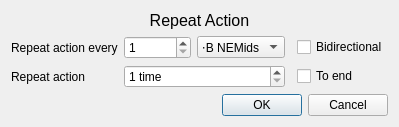
<?xml version="1.0" encoding="UTF-8"?>
<ui version="4.0">
 <class>Dialog</class>
 <widget class="QDialog" name="Dialog">
  <property name="geometry">
   <rect>
    <x>0</x>
    <y>0</y>
    <width>315</width>
    <height>121</height>
   </rect>
  </property>
  <property name="maximumSize">
   <size>
    <width>315</width>
    <height>130</height>
   </size>
  </property>
  <property name="windowTitle">
   <string>Repeat Action</string>
  </property>
  <layout class="QGridLayout" name="gridLayout">
   <item row="1" column="0">
    <widget class="QLabel" name="label_2">
     <property name="text">
      <string>Repeat action every</string>
     </property>
    </widget>
   </item>
   <item row="2" column="1">
    <widget class="QSpinBox" name="repeat_for">
     <property name="suffix">
      <string> time</string>
     </property>
     <property name="minimum">
      <number>1</number>
     </property>
     <property name="maximum">
      <number>99999</number>
     </property>
     <property name="value">
      <number>1</number>
     </property>
    </widget>
   </item>
   <item row="1" column="3">
    <widget class="QCheckBox" name="bidirectional">
     <property name="text">
      <string>Bidirectional</string>
     </property>
    </widget>
   </item>
   <item row="2" column="0">
    <widget class="QLabel" name="label_3">
     <property name="text">
      <string>Repeat action</string>
     </property>
    </widget>
   </item>
   <item row="0" column="0" colspan="4">
    <widget class="QLabel" name="label">
     <property name="maximumSize">
      <size>
       <width>16777215</width>
       <height>25</height>
      </size>
     </property>
     <property name="styleSheet">
      <string notr="true">font-size: 16px</string>
     </property>
     <property name="text">
      <string>Repeat Action</string>
     </property>
     <property name="alignment">
      <set>Qt::AlignCenter</set>
     </property>
    </widget>
   </item>
   <item row="3" column="0" colspan="4">
    <widget class="QDialogButtonBox" name="button_box">
     <property name="orientation">
      <enum>Qt::Horizontal</enum>
     </property>
     <property name="standardButtons">
      <set>QDialogButtonBox::Cancel|QDialogButtonBox::Ok</set>
     </property>
    </widget>
   </item>
   <item row="2" column="3">
    <widget class="QCheckBox" name="repeat_forever">
     <property name="text">
      <string>To end</string>
     </property>
    </widget>
   </item>
   <item row="1" column="1">
    <layout class="QHBoxLayout" name="horizontalLayout_2">
     <item>
      <widget class="QSpinBox" name="repeat_every">
       <property name="minimum">
        <number>1</number>
       </property>
       <property name="maximum">
        <number>999999</number>
       </property>
       <property name="value">
        <number>1</number>
       </property>
      </widget>
     </item>
     <item>
      <widget class="QComboBox" name="repeat_every_unit">
       <item>
        <property name="text">
         <string>⋅B NEMids</string>
        </property>
       </item>
       <item>
        <property name="text">
         <string>NEMids</string>
        </property>
       </item>
      </widget>
     </item>
    </layout>
   </item>
  </layout>
 </widget>
 <resources/>
 <connections>
  <connection>
   <sender>button_box</sender>
   <signal>accepted()</signal>
   <receiver>Dialog</receiver>
   <slot>accept()</slot>
   <hints>
    <hint type="sourcelabel">
     <x>248</x>
     <y>254</y>
    </hint>
    <hint type="destinationlabel">
     <x>157</x>
     <y>274</y>
    </hint>
   </hints>
  </connection>
  <connection>
   <sender>button_box</sender>
   <signal>rejected()</signal>
   <receiver>Dialog</receiver>
   <slot>reject()</slot>
   <hints>
    <hint type="sourcelabel">
     <x>316</x>
     <y>260</y>
    </hint>
    <hint type="destinationlabel">
     <x>286</x>
     <y>274</y>
    </hint>
   </hints>
  </connection>
 </connections>
</ui>
